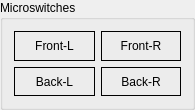
     <widget class="QGroupBox" name="microswSensBox">
      <property name="geometry">
       <rect>
        <x>462</x>
        <y>20</y>
        <width>195</width>
        <height>110</height>
       </rect>
      </property>
      <property name="title">
       <string>Microswitches</string>
      </property>
      <layout class="QGridLayout" name="gridLayout_3">
       <item row="0" column="0">
        <widget class="QLabel" name="microswSensIndicatorFL">
         <property name="sizePolicy">
          <sizepolicy hsizetype="Expanding" vsizetype="Expanding">
           <horstretch>0</horstretch>
           <verstretch>0</verstretch>
          </sizepolicy>
         </property>
         <property name="autoFillBackground">
          <bool>false</bool>
         </property>
         <property name="frameShape">
          <enum>QFrame::Shape::Box</enum>
         </property>
         <property name="frameShadow">
          <enum>QFrame::Shadow::Plain</enum>
         </property>
         <property name="lineWidth">
          <number>1</number>
         </property>
         <property name="text">
          <string>Front-L</string>
         </property>
         <property name="alignment">
          <set>Qt::AlignmentFlag::AlignCenter</set>
         </property>
        </widget>
       </item>
       <item row="2" column="0">
        <widget class="QLabel" name="microswSensIndicatorBL">
         <property name="sizePolicy">
          <sizepolicy hsizetype="Expanding" vsizetype="Expanding">
           <horstretch>0</horstretch>
           <verstretch>0</verstretch>
          </sizepolicy>
         </property>
         <property name="autoFillBackground">
          <bool>false</bool>
         </property>
         <property name="frameShape">
          <enum>QFrame::Shape::Box</enum>
         </property>
         <property name="frameShadow">
          <enum>QFrame::Shadow::Plain</enum>
         </property>
         <property name="lineWidth">
          <number>1</number>
         </property>
         <property name="text">
          <string>Back-L</string>
         </property>
         <property name="alignment">
          <set>Qt::AlignmentFlag::AlignCenter</set>
         </property>
        </widget>
       </item>
       <item row="0" column="1">
        <widget class="QLabel" name="microswSensIndicatorFR">
         <property name="sizePolicy">
          <sizepolicy hsizetype="Expanding" vsizetype="Expanding">
           <horstretch>0</horstretch>
           <verstretch>0</verstretch>
          </sizepolicy>
         </property>
         <property name="autoFillBackground">
          <bool>false</bool>
         </property>
         <property name="frameShape">
          <enum>QFrame::Shape::Box</enum>
         </property>
         <property name="frameShadow">
          <enum>QFrame::Shadow::Plain</enum>
         </property>
         <property name="lineWidth">
          <number>1</number>
         </property>
         <property name="text">
          <string>Front-R</string>
         </property>
         <property name="alignment">
          <set>Qt::AlignmentFlag::AlignCenter</set>
         </property>
        </widget>
       </item>
       <item row="2" column="1">
        <widget class="QLabel" name="microswSensIndicatorBR">
         <property name="sizePolicy">
          <sizepolicy hsizetype="Expanding" vsizetype="Expanding">
           <horstretch>0</horstretch>
           <verstretch>0</verstretch>
          </sizepolicy>
         </property>
         <property name="autoFillBackground">
          <bool>false</bool>
         </property>
         <property name="frameShape">
          <enum>QFrame::Shape::Box</enum>
         </property>
         <property name="frameShadow">
          <enum>QFrame::Shadow::Plain</enum>
         </property>
         <property name="lineWidth">
          <number>1</number>
         </property>
         <property name="text">
          <string>Back-R</string>
         </property>
         <property name="alignment">
          <set>Qt::AlignmentFlag::AlignCenter</set>
         </property>
        </widget>
       </item>
      </layout>
     </widget>
